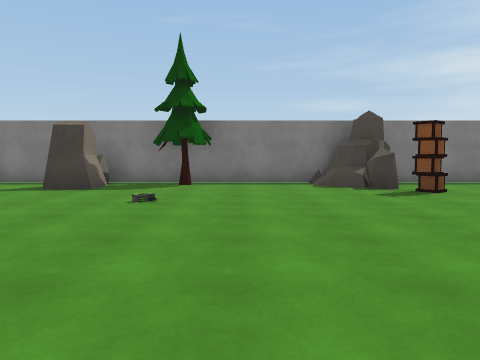
[1] (above)

16 first-person views from a walk through a scene from a Unity 3-D project. The camera is 1.3 m above the floor, tilts 4° down and sees 70° across. The floor is counted in squares, 2 m on a side. Each view is taken from the middle of a square. On the plan, view 1 faces up. The plan holds only what a view shows up to about 10 squares ahead; the rest is blank. The player is left out. Some surface patterns are stand-ins.

[2]
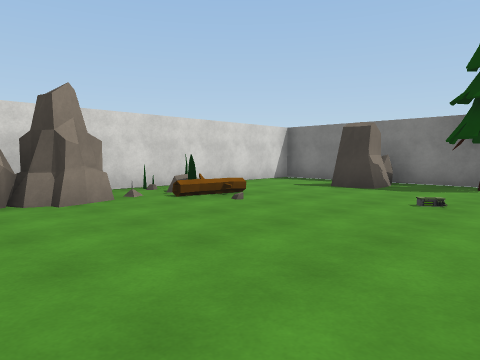

[3]
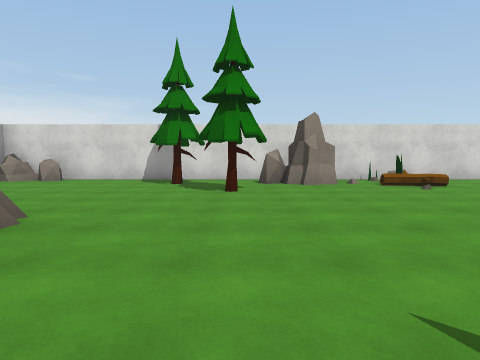

[4]
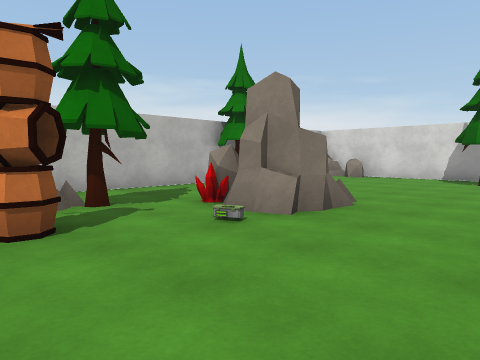

[5]
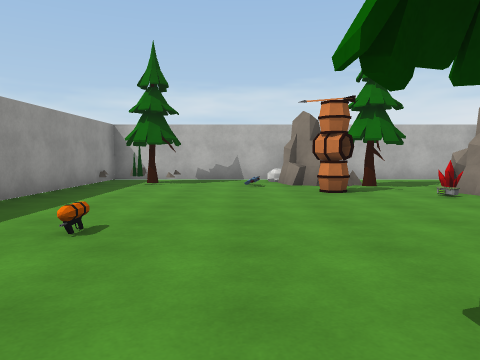

[6]
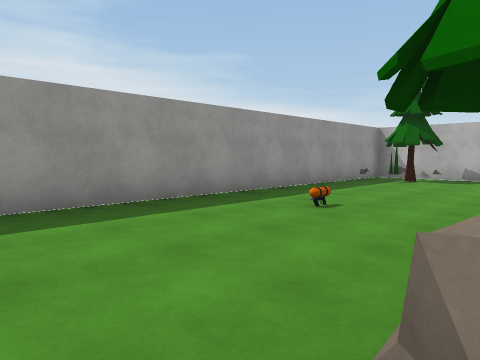

[7]
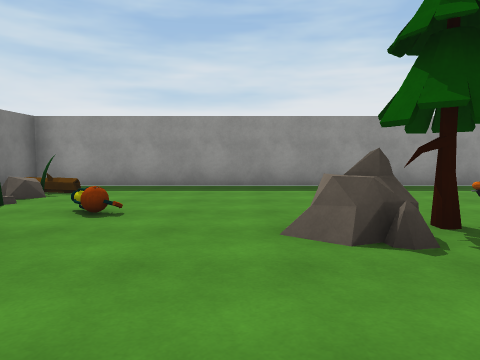

[8]
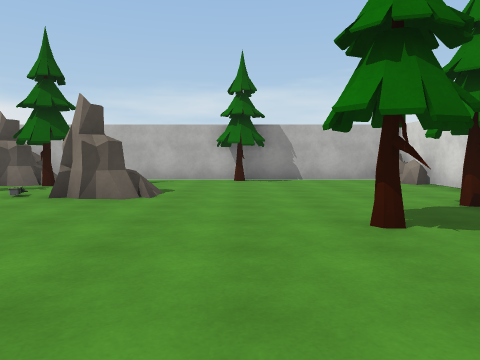

[9]
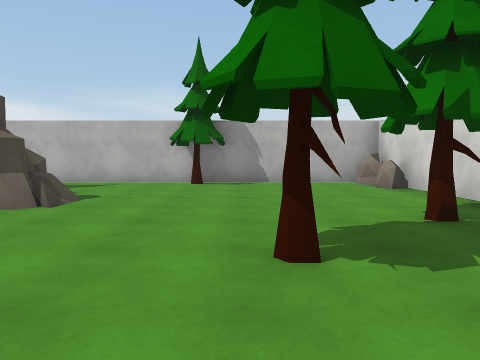

[10]
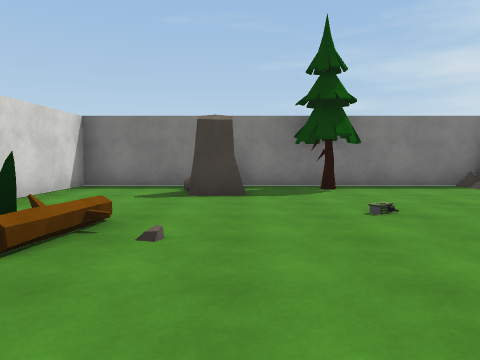

[11]
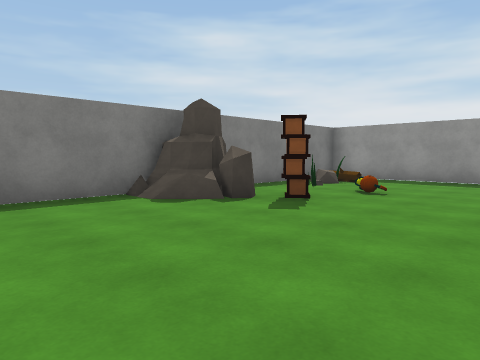

[12]
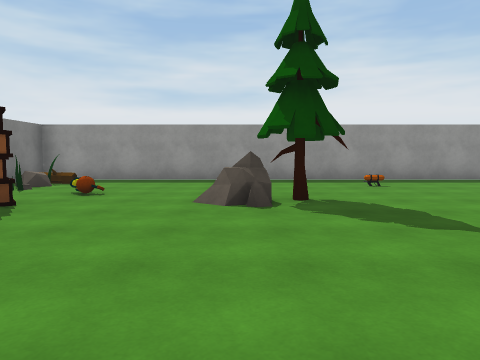

[13]
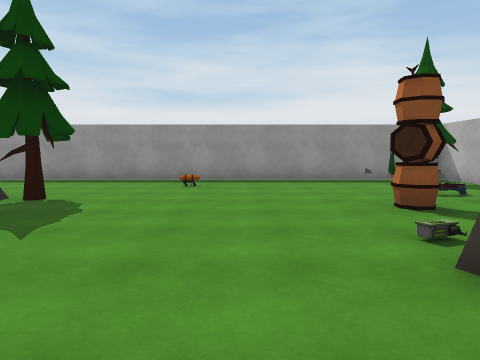

[14]
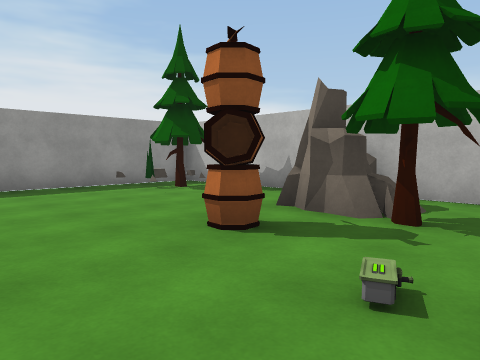

[15]
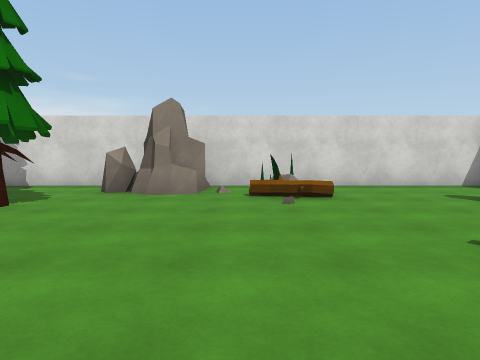

[16]
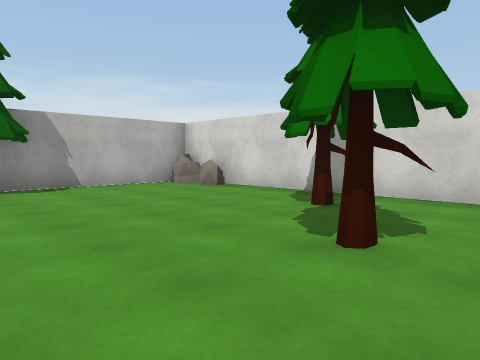

### Floor plan
Points are (right, up) in squares from view 1. A wall is a line through its corners. A room is listed if a view was taken in it or the views show most of it. See-through windows are left out.
Room 1 (views 1, 2, 3, 4, 5, 6, 7, 8, 9, 10, 11, 12, 13, 14, 15, 16)
walls: (-6.4, -6.4) (8.5, -6.4) (8.5, 8.4) (-6.4, 8.4) (-6.4, -6.4)
objects: other object (-6, -6); other object (-6, -5); other object (-6, 1) to (-5, 2); tree (-5, -1); other object (-5, 4); other object (-4, 7) to (-3, 8); tree (-3, 0); tree (-2, -6); ammo (-1, 5); tree (-1, 8); other object (0, -3) to (0, -2); other object (1, -4); tree (2, -4); ammo (2, -3); other object (2, 7) to (3, 8); other object (3, -6) to (4, -5); barrel (3, -3); other object (3, 6); skull (4, -6); tree (4, 2); other object (4, 3); other object (5, 6); other object (7, -5); tree (7, -4); other object (7, 7)

Positions as (right, up) in squares from view 1, and headings:
1: (0, 0), facing up
2: (0, 0), facing up-left
3: (3, 0), facing left
4: (4, 0), facing down-left
5: (5, 3), facing down
6: (4, 4), facing down-right
7: (1, 4), facing right
8: (-2, 3), facing down
9: (-3, 2), facing down
10: (-3, 1), facing up
11: (-1, 3), facing up-right
12: (-1, 3), facing right
13: (-1, -1), facing right
14: (1, -1), facing down-right
15: (1, 3), facing left
16: (-1, 1), facing down-left
